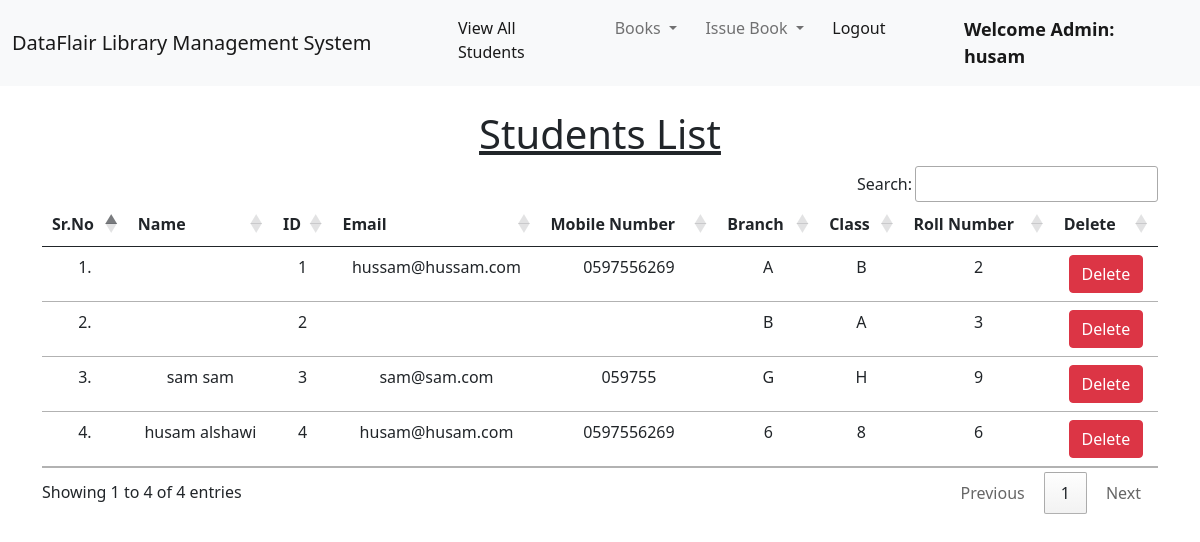
/view_students/ (signed in), run on the app's committed database.
### library/models.py (models this page shows, shortened)
class Student(models.Model):
    user = models.OneToOneField(User, on_delete=models.CASCADE)
    classroom = models.CharField(max_length=10)
    branch = models.CharField(max_length=10)
    roll_no = models.CharField(max_length=3, blank=True)
    phone = models.CharField(max_length=10, blank=True)
    image = models.ImageField(upload_to="", blank=True)

### library/views.py (the view)
# urls.py: path("view_students/", views.view_students, name="view_students"),
@login_required(login_url='/admin_login')
def view_students(request):
    students = Student.objects.all()
    return render(request, "view_students.html", {'students': students})

### library/templates/view_students.html (shortened to what this page needs)
{% extends 'admin_navbar.html' %}
{% load static %}
{% block body %}
<div class="container mt-4">
    <h1 class="text-center"><u>Students List</u></h1>
    <table class="table table-hover" id="example">
        <thead>
            <tr class="text-center">
                <th>Sr.No</th>
                <th>Name</th>
                <th>ID</th>
                <th>Email</th>
                <th>Mobile Number</th>
                <th>Branch</th>
                <th>Class</th>
                <th>Roll Number</th>
                <th>Delete</th>
            </tr>
        </thead>
        <tbody>
            {% for student in students %}
            <tr class="text-center">
                <td>{{forloop.counter}}.</td>
                <td>{{student.user.get_full_name}}</td>
                <td>{{student.user.id}}</td>
                <td>{{student.user.email}}</td>
                <td>{{student.phone}}</td>
                <td>{{student.branch}}</td>
                <td>{{student.classroom}}</td>
                <td>{{student.roll_no}}</td>
                <td><a href="/delete_student/{{student.id}}/" class="btn btn-danger" onclick="return confirm('Are you sure you want to delete this student?')">Delete</a></td>
            </tr>
            {% endfor %}
        </tbody>
    </table>
    </div>
{% endblock %}

### library/templates/admin_navbar.html (shortened to what this page needs)
<!doctype html>
<html lang="en">
  <head>
    <link href="https://cdn.jsdelivr.net/npm/bootstrap@5.1.0/dist/css/bootstrap.min.css" rel="stylesheet">
    <link rel="stylesheet" href="https://cdn.datatables.net/1.10.25/css/jquery.dataTables.min.css">
    <link rel="stylesheet" href="https://cdn.datatables.net/buttons/1.7.1/css/buttons.dataTables.min.css">
  </head>
  <body>
    <nav class="navbar navbar-expand-lg navbar-light bg-light">
        <div class="container-fluid">
          <a class="navbar-brand" href="#">DataFlair Library Management System</a>
          <div class="collapse navbar-collapse" id="navbarSupportedContent">
            <ul class="navbar-nav me-auto mb-2 mb-lg-0">
              <li class="nav-item">
                <a class="nav-link active" aria-current="page" href="/view_students/">View All Students</a>
              </li>
              <li class="nav-item dropdown">
                <a class="nav-link dropdown-toggle" href="#" id="navbarDropdown" role="button" data-bs-toggle="dropdown" aria-expanded="false">
                  Books
                </a>
              </li>
              <li class="nav-item dropdown">
                <a class="nav-link dropdown-toggle" href="#" id="navbarDropdown" role="button" data-bs-toggle="dropdown" aria-expanded="false">
                  Issue Book
                </a>
              </li>
              <li class="nav-item">
                <a class="nav-link active" aria-current="page" href="/logout/">Logout</a>
              </li>
              <li class="nav-item">
                <a style="font-weight:600; font-family:'Segoe UI', Tahoma, Geneva, Verdana, sans-serif; font-size: large;" class="nav-link active" href="#">Welcome Admin: {{request.user}}</a>
              </li>
            </ul>
          </div>
        </div>
      </nav>
      {% block body %}
      {% endblock %}
  </body>
</html>

### data on the page
Student: user.id "1", user.email "hussam@hussam.com", phone "0597556269", branch "A", classroom "B", roll_no "2"
Student: user.id "2", branch "B", classroom "A", roll_no "3"
Student: user.get_full_name "sam sam", user.id "3", user.email "sam@sam.com", phone "059755", branch "G", classroom "H", roll_no "9"
Student: user.get_full_name "husam alshawi", user.id "4", user.email "husam@husam.com", phone "0597556269", branch "6", classroom "8", roll_no "6"

### other printed values
{{ request.user }} "husam"
